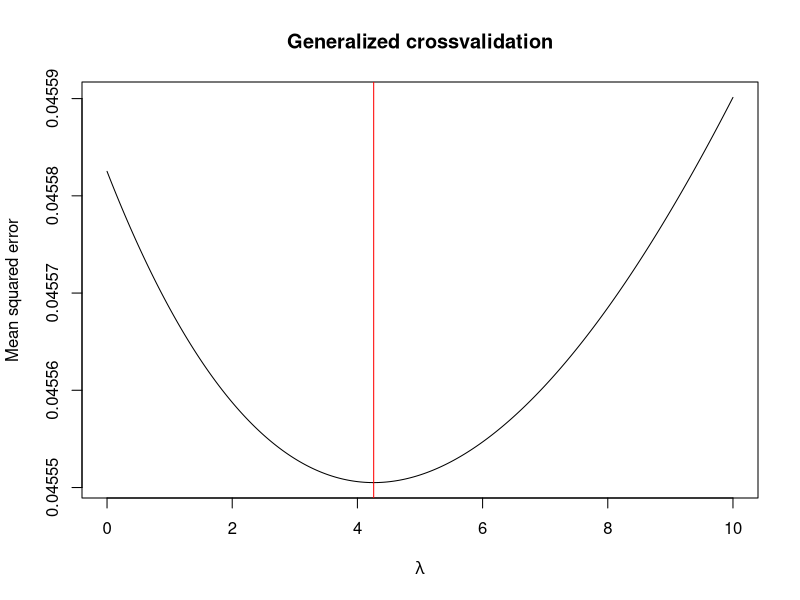
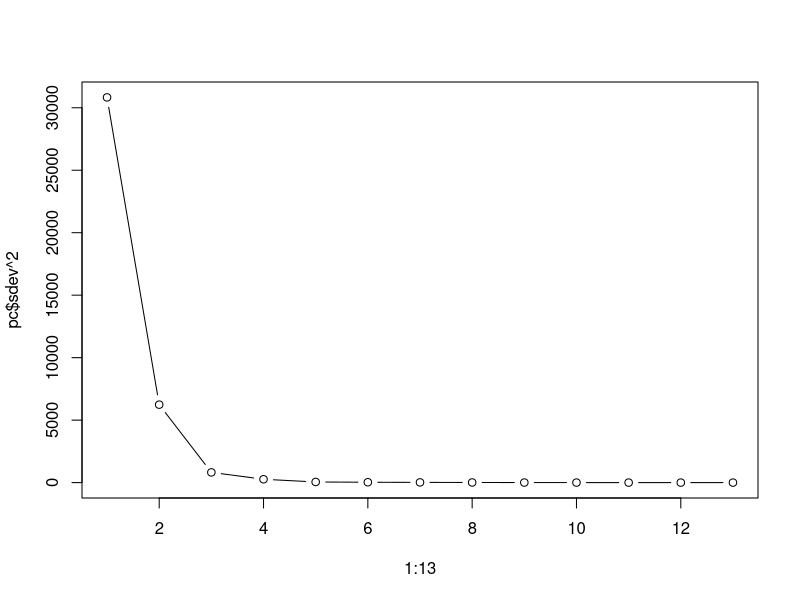
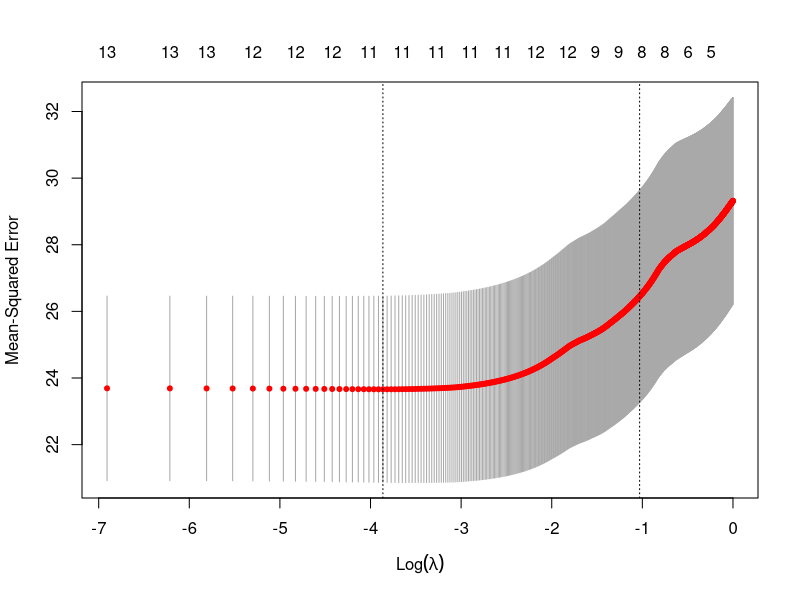
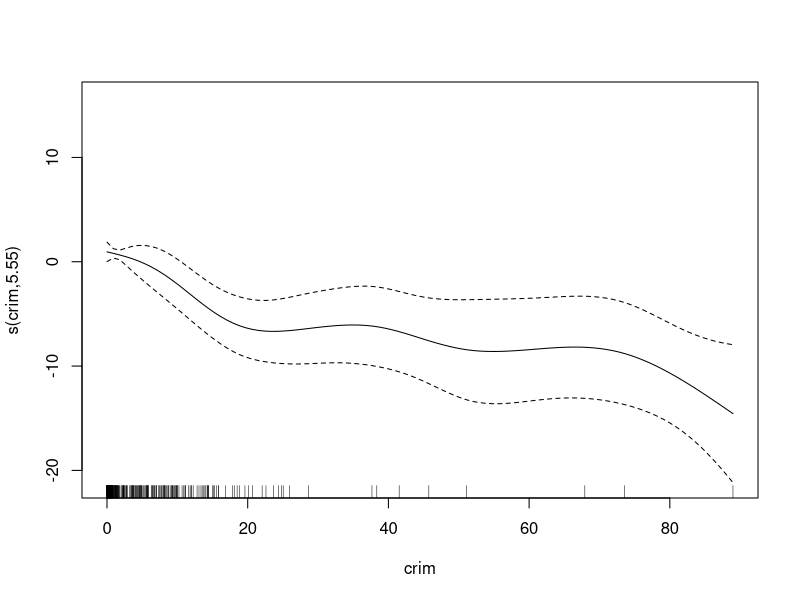
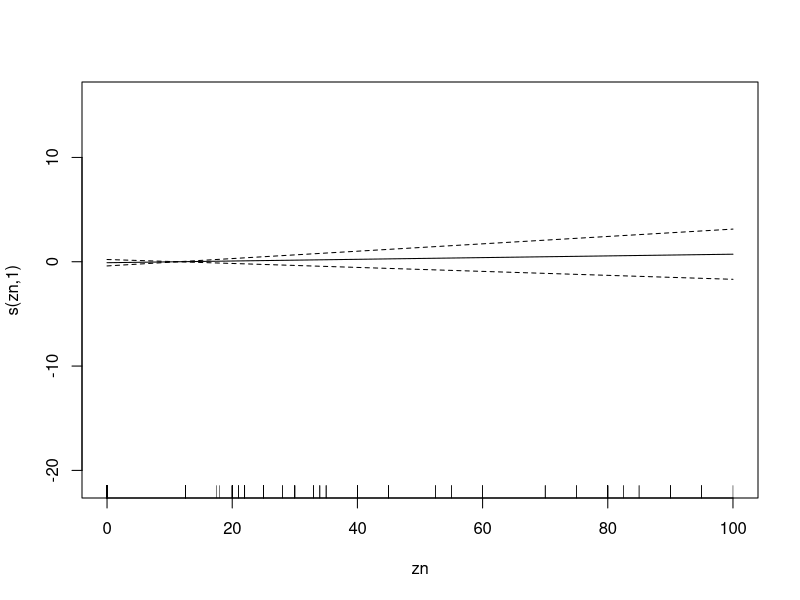
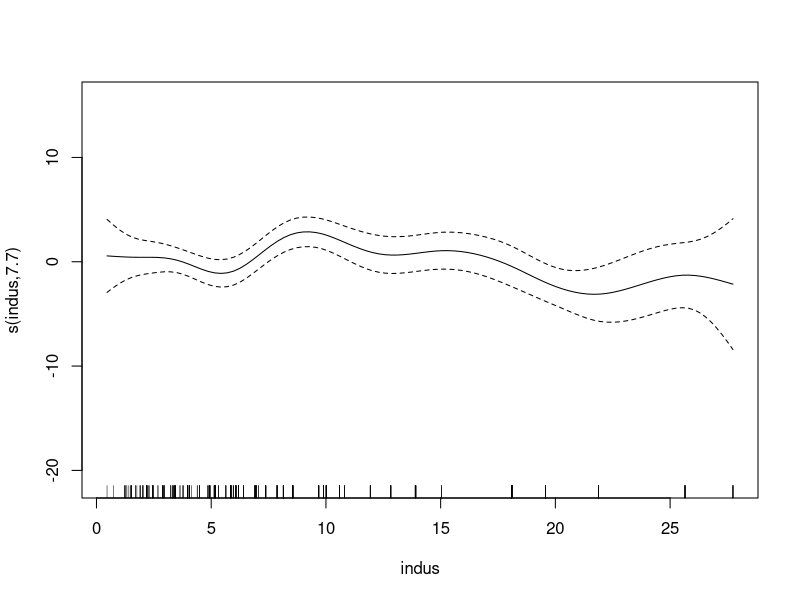
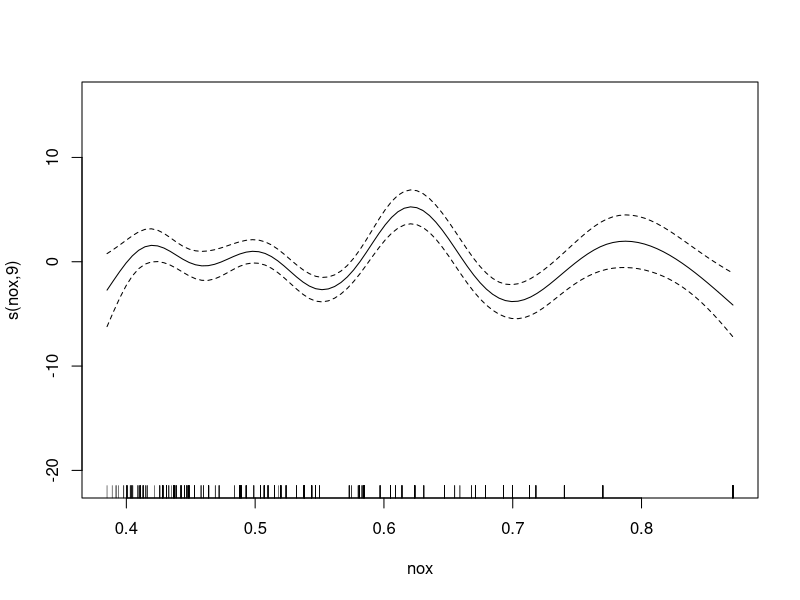
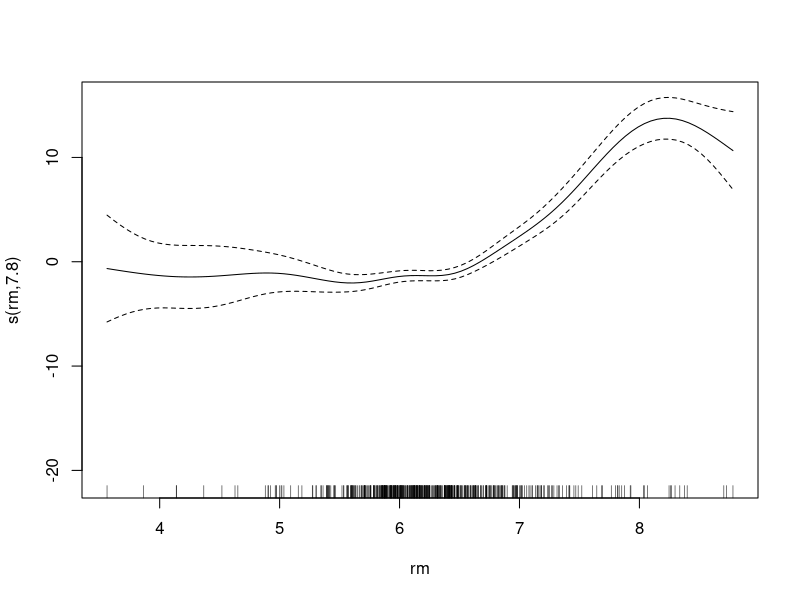

These charts were generated, in order, by the following R code:
## -----------------------------------------------------------------------------------------------------------------------
library("MASS")
## a
lmfull <- lm(medv~., data=Boston)
summary(lmfull)
#
lmaic <- stepAIC(lmfull, direction="backward")
summary(lmaic)
lmbic <- stepAIC(lmfull, direction="backward", k=log(nrow(Boston)))
summary(lmbic)
lmaic
lmbic
## b 
lmridge <- lm.ridge(medv~., data=Boston, lambda=seq(0, 10, 0.01))
select(lmridge)
#
plot(lmridge$lambda, lmridge$GCV, type="l", xlab=expression(lambda), ylab="Mean squared error", main="Generalized crossvalidation")
abline(v=lmridge$lambda[which.min(lmridge$GCV)], col="red")
lm.ridge(medv~., data=Boston, lambda=4.26)
## c
pc <- princomp(Boston[,-14])
pcd <- data.frame(medv=Boston$medv, pc$score)
plot(1:13, pc$sdev^2, type="b")

lmpc <- lm(medv~., data=pcd)
summary(lmpc)
## d
library("glmnet")
x <- as.matrix(Boston[,-14])
y <- Boston[,14]
lmlasso <- cv.glmnet(x, y, lambda=seq(0, 1, 0.001))
plot(lmlasso)
lmlasso$lambda.min
lmlasso$lambda.1se
coef(lmlasso, s="lambda.1se")
## e
library("mgcv")
am <- gam(medv~s(crim)+s(zn)+s(indus)+chas+s(nox)+s(rm)+s(age)+s(dis)+rad+s(tax)+s(ptratio)+s(black)+s(lstat), data=Boston)
summary(am)
opar <- par(mfrow=c(3,4))
on.exit(par(opar))
plot(am)
## f
# ridge excluded
yh <- data.frame(full=predict(lmfull), aic=predict(lmbic), bic=predict(lmbic), pc=predict(lmpc),
                 lasso=predict(lmlasso, newx=x, s="lambda.1se"), am=predict(am))
# R^2
1-colSums((yh-Boston$medv)^2)/sum((Boston$medv-mean(Boston$medv))^2)

